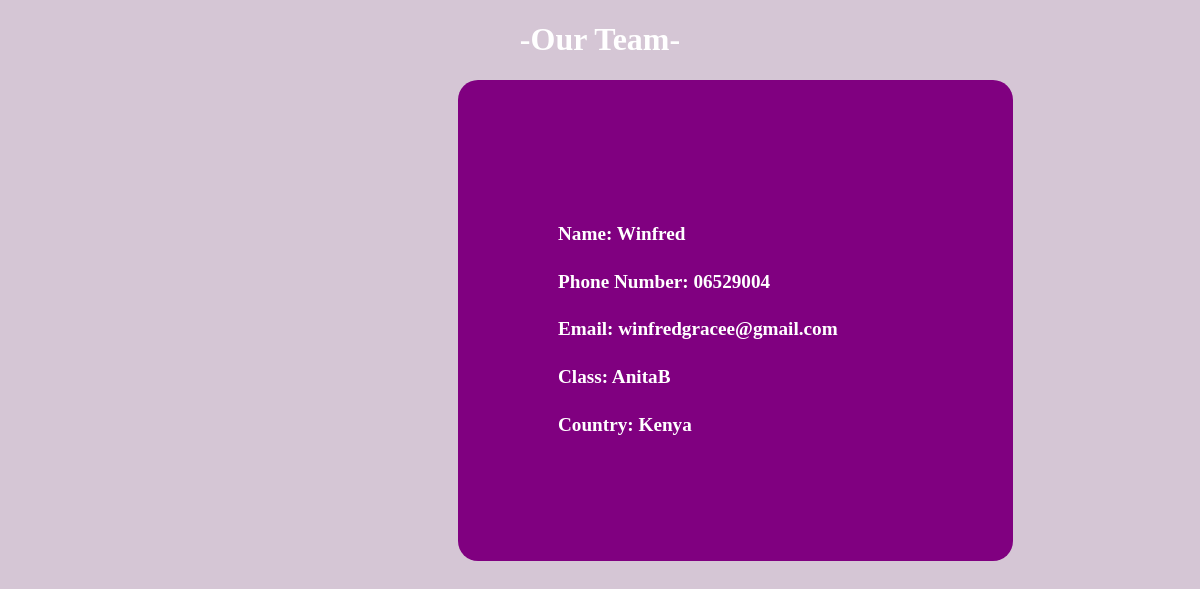
The page /student/profile/1/ on the database as committed earlier.
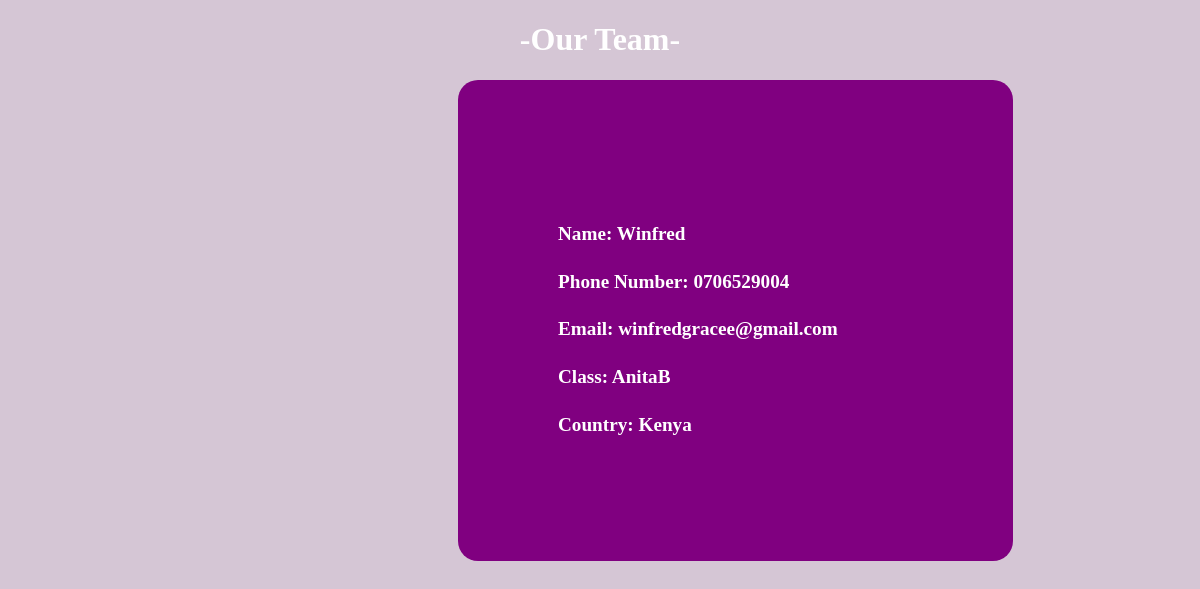
The same page on the database as committed later.
### student/models.py (models this page shows)
class Student(models.Model):
    first_name = models.CharField(max_length=10)
    last_name = models.CharField(max_length=10)
    age = models.PositiveSmallIntegerField()
    date_of_birth = models.DateField()
    phone_number = models.CharField(max_length=13)
    email = models.EmailField()
    national_id = models.CharField(max_length=12)
    country = models.CharField(max_length=12, default="Valid")
    gender = ((u'M', u'Male'),
              (u'F', u'Female'),
              (u'O', u'Others'),)
    gender = models.CharField(max_length=1, choices=gender)
    guardian = models.CharField(max_length=18)
    class_name = models.CharField(max_length=10)
    room = models.CharField(max_length=8)
    big_sister = models.CharField(max_length=18, default="Valid")
    mentors_name = models.CharField(max_length=18)
    laptop_number = models.PositiveSmallIntegerField()

### student/views.py (the view)
# urls.py: path("profile/<int:id>/", student_profile,name="student_profile"),
def student_profile(request,id):
    student=Student.objects.get(id=id)
    return render(request,"student_profile.html",{"student": student})

### student/templates/student_profile.html (shortened to what this page needs)
<!DOCTYPE html>
<html lang="en">
<head>
</head>
<body>
  <h1>-Our Team-</h1>
    <div class="profile">
    <div class="content">
    <h4> Name: {{student.first_name}} {{trainer.last_name}}</h4>
    <h4>Phone Number: {{student.phone_number}}</h4>
    <h4>Email: {{student.email}}</h4>
    <h4>Class: {{student.class_name}}</h4>
    <h4>Country: {{student.country}}</h4>
</div>
</div>
</body>
</html>

Rows that differ between the two databases and show on the page:
changed Student "Winfred": phone_number "06529004" → "0706529004"
